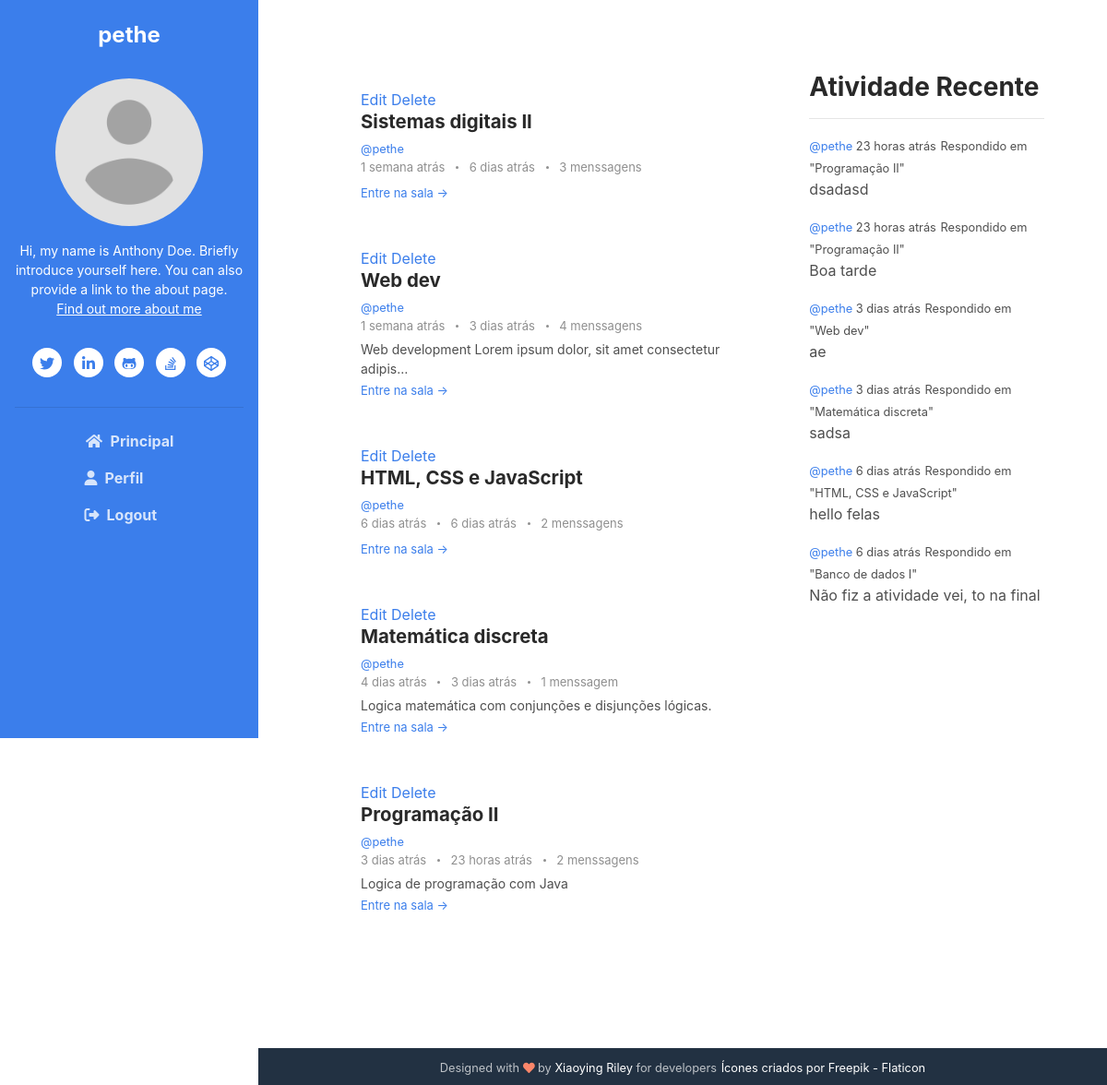
Screenshot of /profile/1 (signed in) with the database file from the repository.
### base/models.py (models this page shows, shortened)
class Room(models.Model):
    host = models.ForeignKey(User, on_delete=models.SET_NULL, null=True)
    classe = models.ForeignKey(Classe, on_delete=models.SET_NULL, null=True)
    name = models.CharField(max_length=200)
    desc = models.TextField(null=True, blank=True)
    participants = models.ManyToManyField(
        User, related_name='participants', blank=True)
    updated = models.DateTimeField(auto_now=True)
    created = models.DateTimeField(auto_now_add=True)
    created_in = models.TextField(null=True, blank=True)
    class Meta:
        ordering = ['-updated', '-created']
    def __str__(self):
        return self.name

class Message(models.Model):
    user = models.ForeignKey(User, on_delete=models.CASCADE)
    room = models.ForeignKey(Room, on_delete=models.CASCADE)
    body = models.TextField()
    update = models.DateTimeField(auto_now=True)
    created = models.DateTimeField(auto_now_add=True)
    created_in = models.TextField(null=True, blank=True)

### base/views.py (the view)
# urls.py: path('profile/<str:pk>', views.userProfile, name="user-profile"),
@login_required(login_url='login')
def userProfile(request, pk):
    user = User.objects.get(id=pk)
    rooms = user.room_set.all()
    room_messages = user.message_set.all().order_by('-created')
    classes = Classe.objects.all()
    recent_activity = room_messages[:6]
    context = {'user': user, 'rooms': rooms,
               'room_messages': room_messages, 'classes': classes, 'recent_activity': recent_activity}
    return render(request, 'base/profile.html', context)

### base/templates/base/profile.html
{% extends 'main.html' %}
{% block content%}
    <div class="main-2-column main-container">
        <div>
            {% include 'base/feed_component.html' %}
        </div>
        <div>
            {% include 'base/activity_component.html' %}
        </div>
    </div>
{% endblock content %}

### templates/navbar.html (shortened to what this page needs)
{% load static %}
<header class="header text-center">
    {% if user.is_authenticated %}
        <h1 class="blog-name pt-lg-4 mb-0"><a href="{% url 'user-profile' user.id %}">{{user}} </a></h1>
        <nav class="navbar navbar-expand-lg navbar-dark" >
                <div id="navigation" class="collapse navbar-collapse flex-column" >
                    <div class="profile-section pt-3 pt-lg-0">
                        <img class="profile-image mb-3 rounded-circle mx-auto" src="{% static 'images/profile.png' %}" alt="image" >
                        <div class="bio mb-3">Hi, my name is Anthony Doe. Briefly introduce yourself here. You can also provide a link to the about page.<br><a href="about.html">Find out more about me</a></div>
                        <ul class="social-list list-inline py-3 mx-auto">
                            <li class="list-inline-item"><a href="#"><i class="fab fa-twitter fa-fw"></i></a></li>
                            <li class="list-inline-item"><a href="#"><i class="fab fa-linkedin-in fa-fw"></i></a></li>
                            <li class="list-inline-item"><a href="#"><i class="fab fa-github-alt fa-fw"></i></a></li>
                            <li class="list-inline-item"><a href="#"><i class="fab fa-stack-overflow fa-fw"></i></a></li>
                            <li class="list-inline-item"><a href="#"><i class="fab fa-codepen fa-fw"></i></a></li>
                        </ul>
                        <hr>
                    </div>
                    <ul id="navi" class="navbar-nav flex-column text-left" onclick="navIconActive()">
                        <li class="nav-item">
                            <a class="nav-link" href="{% url 'home' %}"><i class="fas fa-home fa-fw mr-2"></i>Principal <span class="sr-only">(current)</span></a>
                        </li>
                        <li class="nav-item">
                            <a class="nav-link" href="{% url 'update-user' %}"><i class="fa-solid fa-user mr-2"></i>Perfil</a>
                        </li>
                        <li class="nav-item">
                            <a class="nav-link" href="{% url 'logout' %}"><i class="fa-solid fa-right-from-bracket mr-2"></i>Logout</a>
                        </li>
                    </ul>
                </div>
        </nav>
    {% endif %}
</header>

### base/templates/base/feed_component.html
{% load humanize %}
<section class="blog-list px-3 py-5 p-md-5 ">
    <div class="container">
        {% for room in rooms %}
            {% if request.user == room.host %}
                <a href="{% url 'update-room' room.id%}">Edit</a>
                <a href="{% url 'delete-room' room.id%}">Delete</a>
            {% endif %}
            <div class="item mb-5">
                <div class="media">
                    <div class="media-body">
                        <h3 class="title mb-1"><a href="{% url 'room' room.id%}">{{room.name}}</a></h3>
                        <small><a href="{% url 'user-profile' room.host.id %}">@{{room.host.username}}</a></small>
                        <div class="meta mb-1"><span class="date">
                            {{room.created_in}}
                        </span>
                            {% if room.message_set.all.count > 0 %}
                            <span class="time">
                            {% for m in room.message_set.all %}
                                {% if forloop.last %}
                                {{m.created_in}}
                                {% endif %}
                            {% endfor%}
                            </span>
                            {% endif %}
                            <span class="comment">
                                <a href="#">
                                    {{room.message_set.all.count}}
                                {% if room.message_set.all.count > 1 or room.message_set.all.count == 0%}
                                    menssagens
                                {% else %}
                                    menssagem
                                {% endif %}
                                </a>
                            </span>
                        </div>
                        <div class="intro">{{room.desc|truncatechars:70}}</div>
                        <a class="more-link" href="{% url 'room' room.id%}">Entre na sala &rarr;</a>
                    </div>
                </div>
            </div>
        {% endfor %}
    </div>
</section>

### base/templates/base/activity_component.html (shortened to what this page needs)
{% load humanize %}
<div class="recent-container">
	<h3>Atividade Recente</h3>
	<hr />
	{% for message in recent_activity%}
	<div>
		<small
			><a href="{% url 'user-profile' message.user.id%}">@{{message.user}} </a>
			{{message.created_in}}</small
		>
		<small>Respondido em "{{message.room}}"</small>
		<p>{{message.body|truncatechars:50}}</p>
	</div>
	{% endfor %}
</div>

### static/styles/main.css (style rules this page uses)
.main-container { min-height: calc(100vh - 40px) !important; padding: 48px; }
.main-2-column { display: grid; grid-template-columns: 3fr 1.5fr; }

### base/templates/base/activity_component.html (style rules this page uses)
.recent-container { padding: 30px 20px 0px 0px; }

### rows the page displays
Room: shows "Edit", name "Sistemas digitais II", host.username "pethe", created_in "1 semana atrás", message_set.all.count "3", shows "menssagens"
Message: created_in "6 dias atrás"
Room: shows "Edit", name "Web dev", host.username "pethe", created_in "1 semana atrás", message_set.all.count "4", shows "menssagens", desc "Web development Lorem ipsum dolor, sit amet consectetur adipis…"
Message: created_in "3 dias atrás", user "pethe", room "Web dev", body "ae"
Room: shows "Edit", name "HTML, CSS e JavaScript", host.username "pethe", created_in "6 dias atrás", message_set.all.count "2", shows "menssagens"
Message: created_in "6 dias atrás"
Room: shows "Edit", name "Matemática discreta", host.username "pethe", created_in "4 dias atrás", message_set.all.count "1", shows "menssagem", desc "Logica matemática com conjunções e disjunções lógicas."
Message: created_in "3 dias atrás", user "pethe", room "Matemática discreta", body "sadsa"
Room: shows "Edit", name "Programação II", host.username "pethe", created_in "3 dias atrás", message_set.all.count "2", shows "menssagens", desc "Logica de programação com Java"
Message: created_in "23 horas atrás", user "pethe", room "Programação II", body "dsadasd"
Message: user "pethe", created_in "23 horas atrás", room "Programação II", body "Boa tarde"
Message: user "pethe", created_in "6 dias atrás", room "HTML, CSS e JavaScript", body "hello felas"
Message: user "pethe", created_in "6 dias atrás", room "Banco de dados I", body "Não fiz a atividade vei, to na final"

### other values shown
{{ user }} "pethe"
